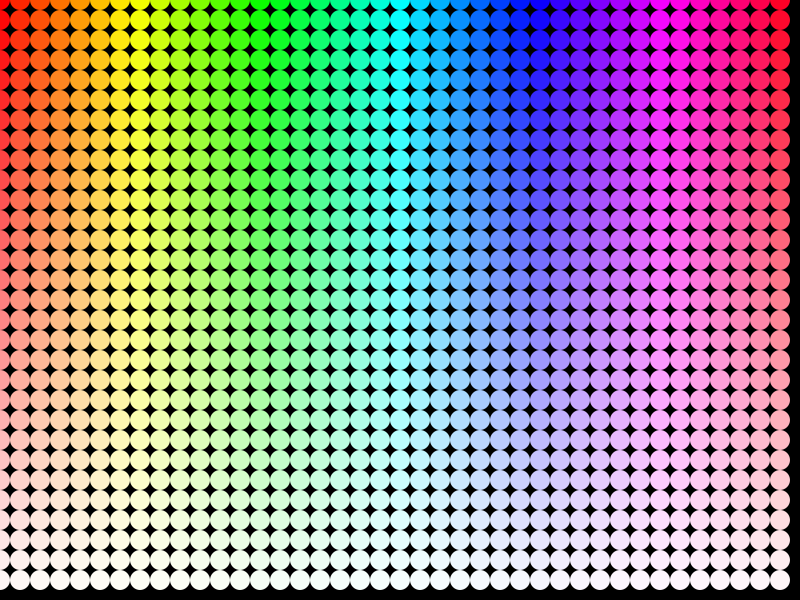
Frame 1 (no input)
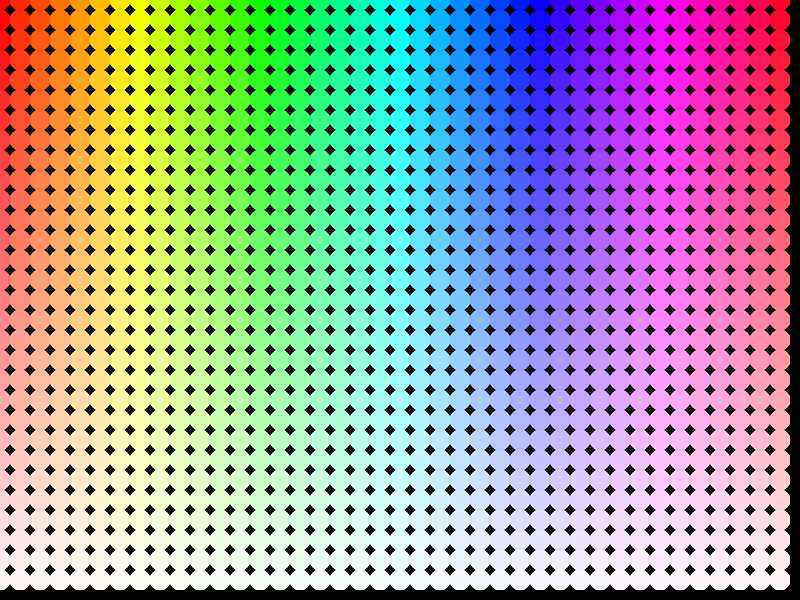
Frame 60 (the mouse pressed at the canvas centre just before this capture)
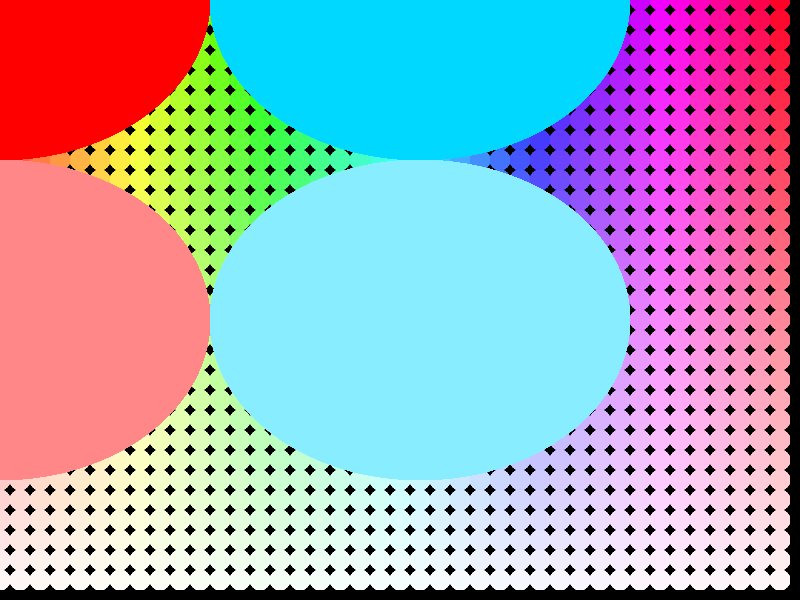
Frame 120 (the mouse held since frame 60 and released just before this capture)

The Processing sketch that drew these frames (run headless with seeded random() and noise(); from frame 60 on, the mouse is pressed at the canvas centre):

// Processing sketch: processing_160537
// ── processing_160537.pde

//Global Variables
int stepX;
int stepY;

//setup()
void setup() {
  size(800, 600);
  background(0);
}  

//draw()
void draw() {
   colorMode(HSB, width, height, 100);
  
  //mouse input
  stepX = mouseX+20;
  stepY = mouseY+20;
  
  //for statement
  //gridY and gridX
  for (int gridY = 0; gridY <height; gridY+=stepY){
    for (int gridX = 0; gridX < width; gridX+=stepX){
       noStroke();
       fill(gridX, height-gridY, 100);
       ellipse(gridX, gridY,stepX, stepY);
    }   
  }
}
